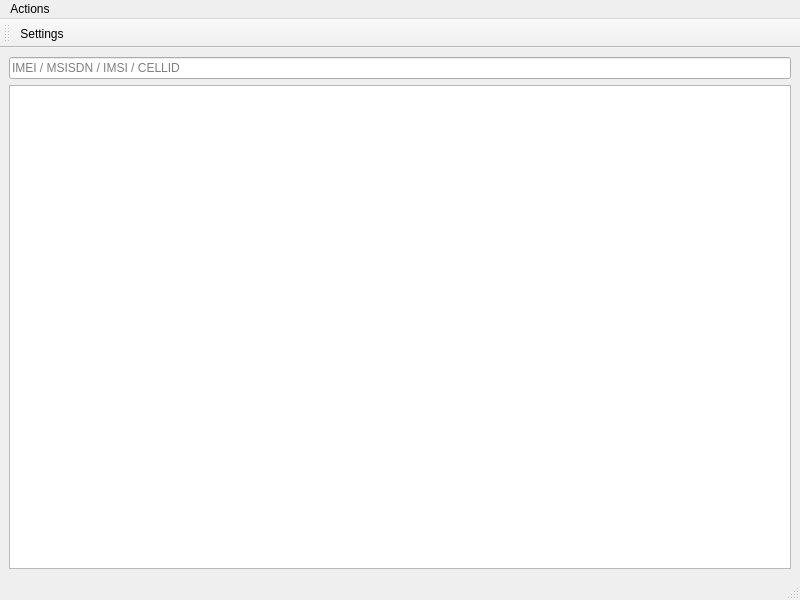
<?xml version="1.0" encoding="UTF-8"?>
<ui version="4.0">
 <class>MainWindow</class>
 <widget class="QMainWindow" name="MainWindow">
  <property name="geometry">
   <rect>
    <x>0</x>
    <y>0</y>
    <width>800</width>
    <height>600</height>
   </rect>
  </property>
  <property name="windowTitle">
   <string>MainWindow</string>
  </property>
  <widget class="QWidget" name="centralwidget">
   <layout class="QGridLayout" name="gridLayout">
    <item row="0" column="0">
     <widget class="QLineEdit" name="lineEdit">
      <property name="placeholderText">
       <string>IMEI / MSISDN / IMSI / CELLID</string>
      </property>
     </widget>
    </item>
    <item row="1" column="0">
     <widget class="QTableView" name="tableView"/>
    </item>
   </layout>
  </widget>
  <widget class="QMenuBar" name="menubar">
   <property name="geometry">
    <rect>
     <x>0</x>
     <y>0</y>
     <width>800</width>
     <height>25</height>
    </rect>
   </property>
   <widget class="QMenu" name="menuActions">
    <property name="title">
     <string>Actions</string>
    </property>
    <widget class="QMenu" name="menuDatabase_actions">
     <property name="title">
      <string>Database actions</string>
     </property>
     <addaction name="actionUnique_dates_date_range"/>
    </widget>
    <addaction name="menuDatabase_actions"/>
   </widget>
   <addaction name="menuActions"/>
  </widget>
  <widget class="QStatusBar" name="statusbar"/>
  <widget class="QToolBar" name="toolBar">
   <property name="windowTitle">
    <string>toolBar</string>
   </property>
   <attribute name="toolBarArea">
    <enum>TopToolBarArea</enum>
   </attribute>
   <attribute name="toolBarBreak">
    <bool>false</bool>
   </attribute>
   <addaction name="actionSettings"/>
  </widget>
  <action name="actionSettings">
   <property name="text">
    <string>Settings</string>
   </property>
  </action>
  <action name="actionUnique_dates_date_range">
   <property name="text">
    <string>Unique dates (date range)</string>
   </property>
  </action>
 </widget>
 <resources/>
 <connections/>
</ui>
